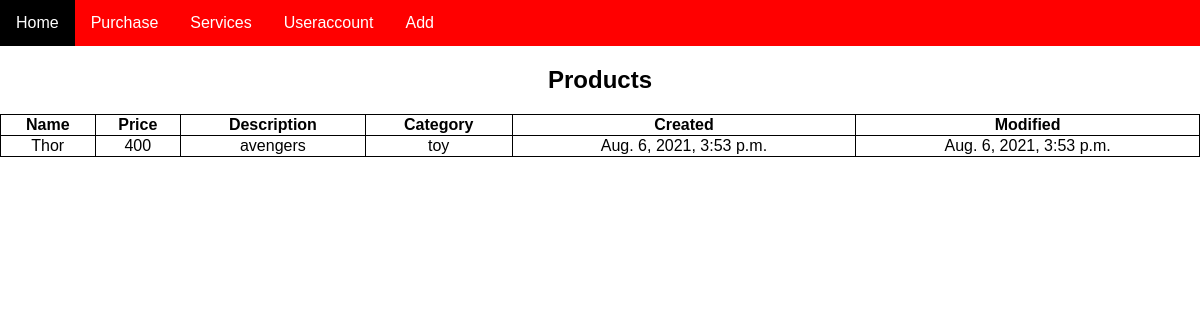
Screenshot of /products/ with the database file from the repository.
### ttruckapp/models.py (models this page shows)
class Products(models.Model):
    name = models.CharField(max_length=100)
    price = models.IntegerField()
    description = models.TextField()
    category = models.CharField(max_length=20)
    created = models.DateTimeField(auto_now_add=True)
    modified = models.DateTimeField(auto_now=True)

### ttruckapp/views.py (the view)
# urls.py: path('products/', views.products, name='products'),
def products(request):
    products = Products.objects.all()
    context = {'products': products}
    return render(request, 'products.html', context)

### ttruckapp/templates/products.html (shortened to what this page needs)
{% extends 'base.html' %}
{% block content %}
<h2>Products</h2>
    <table class="table table-striped">
            <tr>
                <th>Name</th>
                <th>Price</th>
                <th>Description</th>
                <th>Category</th>
                <th>Created</th>
                <th>Modified</th>
            </tr>
        {% for products in products %}
        <tr>
            <td style="text-align:center">{{products.name}}</td>
            <td style="text-align:center">{{products.price}}</td>
            <td style="text-align:center">{{products.description}}</td>
            <td style="text-align:center">{{products.category}}</td>
            <td style="text-align:center">{{products.created}}</td>
            <td style="text-align:center">{{products.modified}}</td>
        </tr>
        {% endfor %}
    </table>
{% endblock content %}

### templates/base.html (style rules this page uses)
body { font-family: Arial, Helvetica, sans-serif; margin: 0; }

### ttruckapp/templates/products.html (style rules this page uses)
table { width: 100%; }
h2 { text-align: center }
table, th, td { border: 1px solid black; border-collapse: collapse; }

### rows the page displays
Products: name "Thor", price "400", description "avengers", category "toy", created "Aug. 6, 2021, 3:53 p.m.", modified "Aug. 6, 2021, 3:53 p.m."
